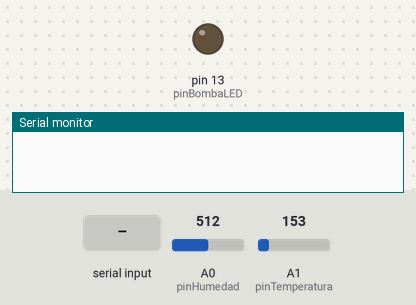
The sketch below on a simulated Arduino Uno, built with avr-gcc and run on an emulated ATmega328P. Shown: output pins drawn as LEDs (lit = HIGH), the last lines printed to the serial monitor. The inputs (shaded band) are chosen by the test bench; at power-on: A0 (pinHumedad) = 512, A1 (pinTemperatura) = 153.

Above: at 1.2 s.
1.3 s: "ON\n" received over Serial
At 1.9 s:
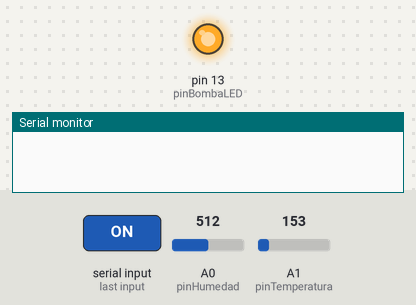
2.8 s: "OFF\n" received over Serial
At 3.1 s:
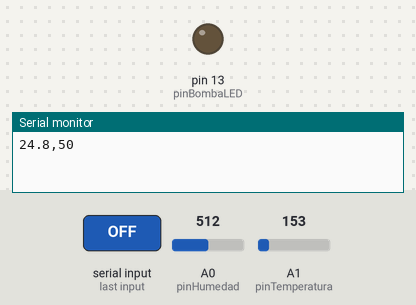
Timing chart, 0 to 5.8 s (numbered marks = the images above; inputs shaded):
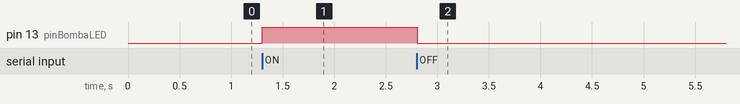

Measured:
- after the input at 1.3 s, pin 13 (pinBombaLED): LOW → HIGH at once
- after the input at 2.8 s, pin 13 (pinBombaLED): HIGH → LOW at once

The sketch:

SmartPlant.ino
```cpp
// Pines de los componentes (Configuración estándar)
const int pinHumedad = A0;      // Sensor de Humedad de suelo
const int pinTemperatura = A1;  // Sensor de Temperatura TMP36
const int pinBombaLED = 13;     // LED que simula la bomba de agua

unsigned long previoMillis = 0;
const long intervalo = 2000;    // Enviar datos cada 2 segundos

void setup() {
  Serial.begin(9600);           // Velocidad de comunicación serial
  pinMode(pinBombaLED, OUTPUT);
  digitalWrite(pinBombaLED, LOW); // Bomba inicialmente apagada
}

void loop() {
  unsigned long actualMillis = millis();

  // 1. ENVIAR DATOS CADA 2 SEGUNDOS A LA RASPBERRY PI
  if (actualMillis - previoMillis >= intervalo) {
    previoMillis = actualMillis;

    // Leer Sensor de Humedad (mapeado de 0 a 100%)
    int lecturaHum = analogRead(pinHumedad);
    int humedad = map(lecturaHum, 0, 1023, 0, 100);

    // Leer Sensor de Temperatura TMP36
    int lecturaTemp = analogRead(pinTemperatura);
    float voltaje = lecturaTemp * (5.0 / 1023.0);
    float temperatura = (voltaje - 0.5) * 100.0; // Conversión a °C

    // Enviar formato "temperatura,humedad"
    Serial.print(temperatura, 1);
    Serial.print(",");
    Serial.println(humedad);
  }

  // 2. ESCUCHAR ÓRDENES DE CONTROL DE LA RASPBERRY PI
  if (Serial.available() > 0) {
    String comando = Serial.readStringUntil('\n');
    comando.trim(); // Limpiar espacios sueltos

    if (comando == "ON") {
      digitalWrite(pinBombaLED, HIGH); // Raspberry ordena encender riego
    } else if (comando == "OFF") {
      digitalWrite(pinBombaLED, LOW);  // Raspberry ordena apagar riego
    }
  }
}
```
